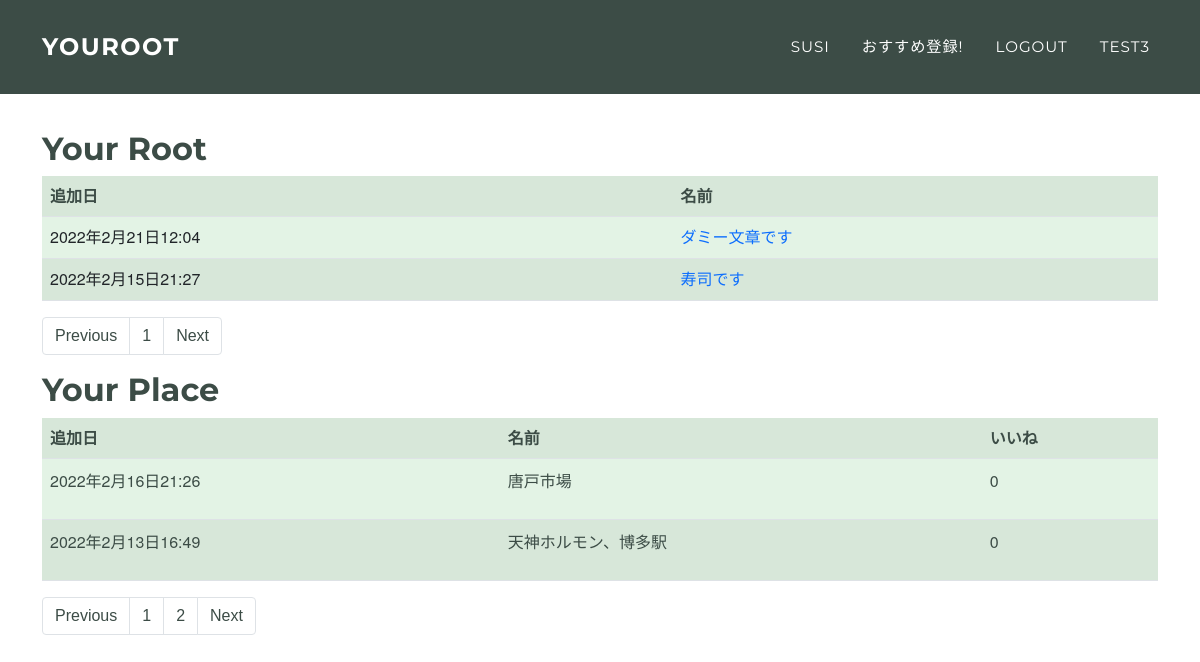
The app's page /user/1?page=2 (signed in) with its own data.
### testRoot/models.py (models this page shows, shortened)
class KeepRoot(models.Model):
    name = models.CharField(max_length=255)
    first = models.ForeignKey(TypeOfPlace, on_delete=models.CASCADE, null=True,related_name='first')
    second = models.ForeignKey(TypeOfPlace, on_delete=models.CASCADE, null=True,related_name='second')
    third = models.ForeignKey(TypeOfPlace, on_delete=models.CASCADE, null=True,related_name='third')
    author = models.ForeignKey(get_user_model(),on_delete=models.CASCADE, null=True)
    created_at = models.DateTimeField(auto_now_add=True, null=True)

class TypeOfPlace(models.Model):
    TYPE_CHOICE = (
        ('eat','ご飯'),
        ('play','遊び'),
    )
    type = models.CharField(max_length=255, choices=TYPE_CHOICE)
    name = models.CharField(max_length=255)
    atmosphere = models.ForeignKey(Atmosphere, on_delete=models.PROTECT, null=True)
    address = models.CharField(max_length=255)
    created_at = models.DateTimeField(auto_now_add=True)
    updated_at = models.DateTimeField(auto_now_add=True)
    pref = models.ForeignKey(PrefeCode, on_delete=models.PROTECT, null=True)
    city = models.CharField(max_length=255, null=True)
    ido = models.FloatField(null=True)
    keido = models.FloatField(null=True)
    image = models.ImageField(upload_to='images/', null=True)
    author = models.ForeignKey(get_user_model(),on_delete=models.CASCADE, null=True)
    good = models.IntegerField(null=True, default=0)
    comment = models.CharField(max_length=500, null=True)

### testRoot/views.py (the view)
# urls.py: path('user/<int:id>', user, name='user'),
def user(request, id):
    if request.method == 'POST':
        form = KeepRootForm(request.POST)
        if form.is_valid():
            post = form.save(commit=False)
            post.save()
            return redirect('index')
    else:
        lists = KeepRoot.objects.order_by('-created_at').filter(author=request.user)
        lists_place = TypeOfPlace.objects.order_by('-created_at').filter(author=request.user)
        p = Paginator(TypeOfPlace.objects.order_by('-created_at').filter(author=request.user), 5)
        page = request.GET.get('page')
        place = p.get_page(page)
        q = Paginator(KeepRoot.objects.order_by('-created_at').filter(author=request.user), 3)
        qpage = request.GET.get('rootPage')
        root = q.get_page(qpage)
        rangeee = list(range(root.paginator.num_pages))
        rangee = list(range(place.paginator.num_pages))
        content = {
            'lists': lists,
            'lists_place': lists_place,
            'place':place,
            'root':root,
            'rangee':rangee,
            'rangeee':rangeee,
        }
        return render(request, 'testRoot/user.html', content)

### testRoot/templates/testRoot/user.html
{% extends 'layout.html' %}
{% block content %}
<div class="container" style="margin-top: 130px;">
    <h2 style="color: #3c4c46;">Your Root</h2>
    <table class="table table-striped table-hover" style="background-color: #e3f3e5;">
        <tr>
            <th style="color: #3c4c46;">追加日</th>
            <th style="color: #3c4c46;">名前</th>
        </tr>
        {% for list in root %}
        <tr>
            <td>{{list.created_at}}</td>
            <td>
                <div class="wrapper"><a href="{% url 'detail' list.pk%}" class="effect-box">{{list.name}}</a></div>
            </td>
        </tr>
        {% endfor %}
    </table>
    <ul class="pagination">
        {% if root.has_previous %}
        <li class="page-item"><div class="wrapper"><a class="page-link effect-box pagination" href="?rootPage={{root.previous_page_number}}&page={{place.number}}">Previous</a></div></li>
        {% else %}
        <li class="page-item disable"><div class="wrapper"><a class="page-link effect-box pagination" href="?rootPage=1&page={{place.number}}">Previous</a></div></li>
        {% endif %}
        {% for i in rangeee %}
        <li class="page-item"><div class="wrapper"><a class="page-link effect-box pagination" href="?rootPage={{forloop.counter}}&page={{place.number}}">{{forloop.counter}}</a></div></li>
        {% endfor %}
        {% if root.has_next %}
        <li class="page-item"><div class="wrapper"><a class="page-link effect-box pagination" href="?rootPage={{root.next_page_number }}&page={{place.number}}">Next</a></div></li>
        {% else %}
        <li class="page-item disable"><div class="wrapper"><a class="page-link disable effect-box pagination" href="?rootPage={{root.paginator.num_pages}}&page={{place.number}}">Next</a></div></li>
        {% endif %}
    </ul>
    <h2 style="color: #3c4c46;">Your Place</h2>
    <table class="table table-striped table-hover" style="color: #3c4c46; background-color: #e3f3e5;">
        <tr>
            <th style="color: #3c4c46;">追加日</th>
            <th style="color: #3c4c46;">名前</th>
            <th style="color: #3c4c46;">いいね</th>
        </tr>
        {% for list in place %}
        <tr>
            <td style="color: #3c4c46;">
                <p>{{list.created_at}}</p>
            </td>
            <td style="color: #3c4c46;">
                <p>{{list.name}}</p>
            </td>
            <td style="color: #3c4c46;">
                <p>{{list.good}}</p>
            </td>
        </tr>
        {% endfor %}
    </table>
    <ul class="pagination">
        {% if place.has_previous %}
        <li class="page-item"><div class="wrapper"><a class="page-link effect-box pagination" href="?page={{place.previous_page_number}}&rootPage={{root.number}}">Previous</a></div></li>
        {% else %}
        <li class="page-item disable"><div class="wrapper"><a class="page-link effect-box pagination" href="?page=1&rootPage={{root.number}}">Previous</a></div></li>
        {% endif %}
        {% for i in rangee %}
        <li class="page-item"><div class="wrapper"><a class="page-link effect-box pagination" href="?page={{forloop.counter}}&rootPage={{root.number}}">{{forloop.counter}}</a></div></li>
        {% endfor %}
        {% if place.has_next %}
        <li class="page-item"><div class="wrapper"><a class="page-link effect-box pagination" href="?page={{place.next_page_number }}&rootPage={{root.number}}">Next</a></div></li>
        {% else %}
        <li class="page-item disable"><div class="wrapper"><a class="page-link disable effect-box pagination" href="?page={{place.paginator.num_pages}}&rootPage={{root.number}}">Next</a></div></li>
        {% endif %}
    </ul>
</div>
{% endblock %}

### templates/layout.html (shortened to what this page needs)
<!DOCTYPE html>
<html lang="ja">
{% load static %}
<head>
    <link href="https://cdn.jsdelivr.net/npm/bootstrap@5.0.2/dist/css/bootstrap.min.css" rel="stylesheet"
>
    <link rel="stylesheet" href="https://maxst.icons8.com/vue-static/landings/line-awesome/line-awesome/1.3.0/css/line-awesome.min.css" />
    <link rel="stylesheet" href="https://cdn.jsdelivr.net/npm/bootstrap-icons@1.4.0/font/bootstrap-icons.css">
    <link rel="stylesheet" href="{% static 'css/style.css' %}">
    <link rel="stylesheet" href="{% static 'css/index.css' %}">
    <link rel="stylesheet" href="{% static 'css/topPage.css' %}">
    <link rel="stylesheet" href="{% static 'css/topPage1.css' %}">
    <link rel="stylesheet" href="{% static 'css/card.css' %}">
    <link rel="stylesheet" href="{% static 'css/user.css' %}">
    <link rel="stylesheet" href="{% static 'css/logged_out.css' %}">
    <link rel="stylesheet" href="{% static 'css/login.css' %}">
    <link rel="stylesheet" href="{% static 'css/test1.css' %}">
    <link rel="stylesheet" href="{% static 'css/test2.css' %}">
    <link rel="stylesheet" href="{% static 'css/jquery.range.css' %}">
</head>
<body>
    <nav class="navbar navbar-expand-lg navbar-dark fixed-top" id="mainNav" style="background-color: #3c4c46;">
        <div class="container">
            {% if user.is_authenticated %}
            <div class="wrapper"><a class="navbar-brand effect-box" href="{% url 'index' %}">YOUROOT</a></div>
            {% else %}
            <div class="wrapper"><a class="navbar-brand effect-box" href="{% url 'topPage' %}">YOUROOT</a></div>
            {% endif %}
            <div class="collapse navbar-collapse" id="navbarResponsive">
                <ul class="navbar-nav text-uppercase ms-auto py-4 py-lg-0">
                    {% if user.is_authenticated %}
                    <li class="nav-item">
                        <div class="wrapper"><a href="{% url 'user' user.id%}" class="nav-link effect-box">{{user}}</a></div>
                    </li>
                    <li class="nav-item">
                        <div class="wrapper"><a href="{% url 'test2' %}" class="nav-link effect-box">おすすめ登録!</a></div>
                    </li>
                    <li class="nav-item">
                        <div class="wrapper"><a href='{% url "logout" %}' class="logout nav-link effect-box">logout</a></div>
                    </li>
                    <li class="nav-item">
                        <div class="wrapper"><a href='{% url "test3" %}' class="logout nav-link effect-box">test3</a></div>
                    </li>
                    {% endif %}
                </ul>
            </div>
        </div>
    </nav>
    {% block content %}
    {% endblock %}
</body>
</html>

### static/css/style.css (style rules this page uses)
html, body { width: 100%; height: 100%; color: #3c4c46; }

### static/css/index.css (style rules this page uses)
* { margin: 0; padding: 0; box-sizing: border-box; }

### static/css/topPage1.css (style rules this page uses)
* { box-sizing: border-box; }
body { margin: 0; padding-top: 0px; font-family: "メイリオ","Hiragino Kaku Gothic Pro", "ヒラギノ角ゴ Pro W3", Meiryo, "ＭＳ Ｐゴシック", "Helvetica Neue", Helvetica, Arial, sans-serif; background-color: #fff; }

### static/css/user.css (style rules this page uses)
.effect-box:after, .effect-box:before { content: ''; position: absolute; left: 0; display: inline-block; height: 1.5em; width: 100%; opacity: 0; -webkit-transition: opacity 0.35s, -webkit-transform 0.35s; transition: opacity 0.35s, transform 0.35s; }
.effect-box:before { border-left: 1px solid; border-right: 1px solid; -webkit-transform: scale(1,0); transform: scale(1,0); }
.effect-box:after { border-bottom: 1px solid; border-top: 1px solid; -webkit-transform: scale(0,1); transform: scale(0,1); }
.effect-box { text-decoration: none; display: inline-block; position: relative; font-family: 'Dosis', sans-serif; }
.wrapper { left:50%; }
li { list-style: none; }
.pagination { color: #3c4c46; }

### records on screen
KeepRoot: created_at "2022年2月21日12:04", name "ダミー文章です"
KeepRoot: created_at "2022年2月15日21:27", name "寿司です"
TypeOfPlace: created_at "2022年2月16日21:26", name "唐戸市場", good "0"
TypeOfPlace: created_at "2022年2月13日16:49", name "天神ホルモン、博多駅", good "0"

### other values on screen
{{ user }} "SUSI"
